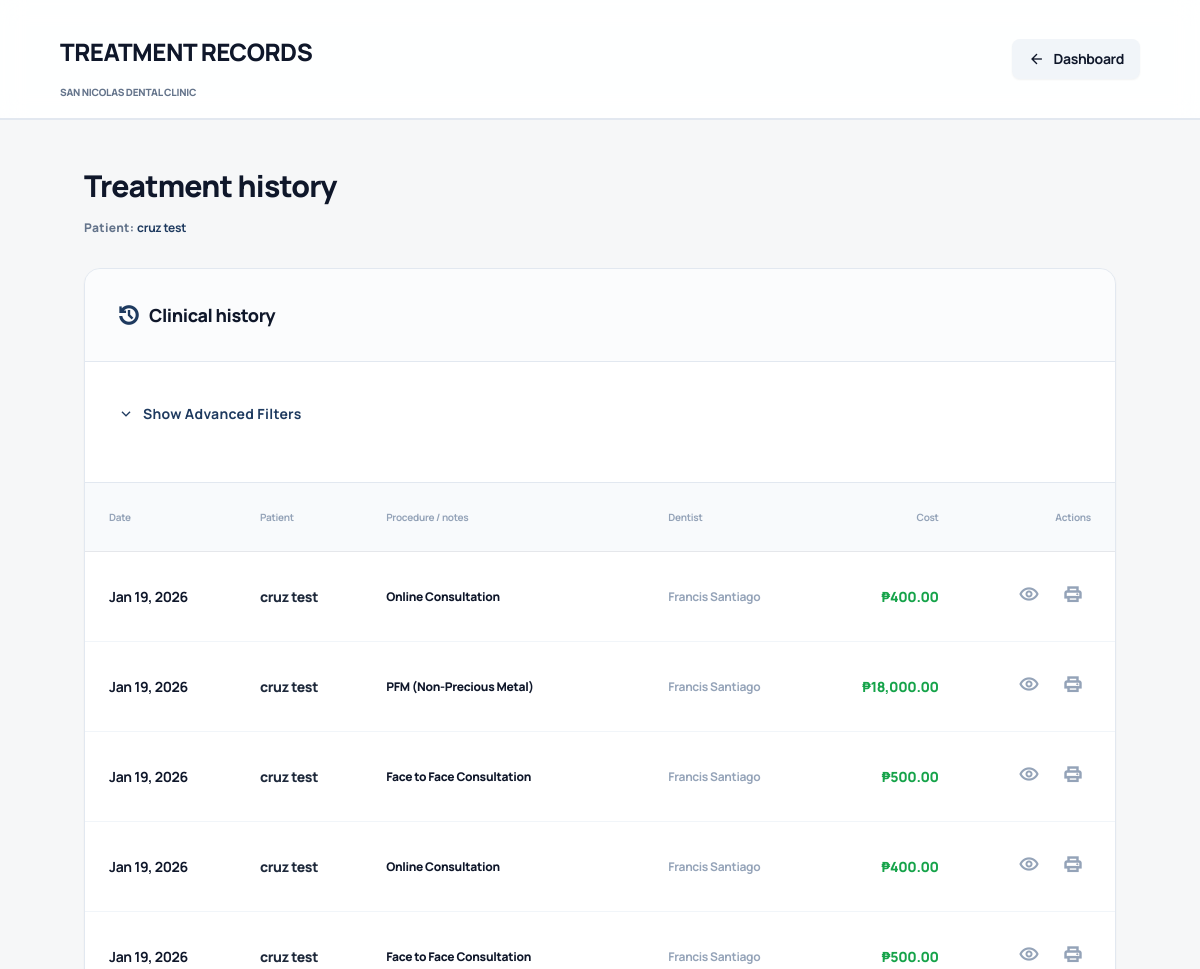
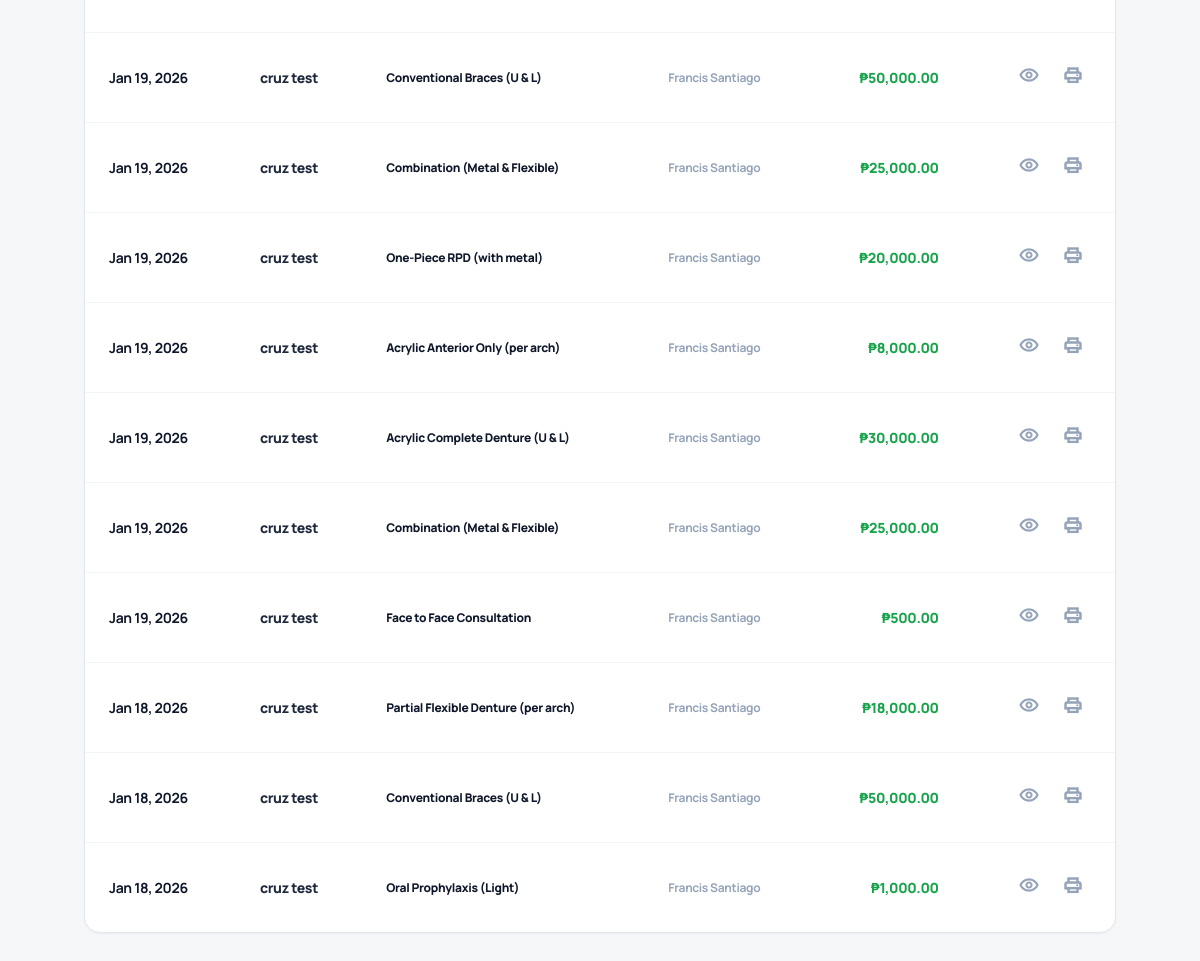
/treatment-records.php (signed in), run on the app's committed database (2 pictures, top to bottom).
### tables this page shows
CREATE TABLE `users` (
  `id` int(11) NOT NULL,
  `first_name` varchar(100) DEFAULT NULL,
  `last_name` varchar(100) DEFAULT NULL,
  `username` varchar(50) DEFAULT NULL,
  `password` varchar(255) DEFAULT NULL,
  `email` varchar(100) DEFAULT NULL,
  `email_verified` tinyint(1) DEFAULT 0,
  `verification_token` varchar(255) NULL,
  `token_expiry` datetime NULL,
  `role` enum('patient','dentist','assistant') DEFAULT 'patient',
  `is_archived` tinyint(1) DEFAULT 0,
  `created_at` timestamp NOT NULL DEFAULT current_timestamp()
);

CREATE TABLE `treatment_records` (
  `id` int(11) NOT NULL,
  `appointment_id` int(11) DEFAULT NULL,
  `patient_id` int(11) NOT NULL,
  `procedure_id` int(11) NOT NULL,
  `dentist_id` int(11) NOT NULL,
  `treatment_date` date NOT NULL,
  `notes` text DEFAULT NULL,
  `actual_cost` decimal(10,2) DEFAULT 0.00
);

CREATE TABLE `procedures` (
  `id` int(11) NOT NULL,
  `category` varchar(100) DEFAULT NULL,
  `procedure_name` varchar(255) NOT NULL,
  `standard_cost` decimal(10,2) NOT NULL
);

### treatment-records.php (the view, shortened to what this page needs)
<?php
require_once __DIR__ . '/backend/config.php';
$role = $_SESSION['role'] ?? 'patient';
if ($role === 'dentist' || $role === 'assistant') {
    $targetPatientID = $_GET['id'] ?? 0;
} else {
    $targetPatientID = $_SESSION['user_id'] ?? 0;
}
$targetPatientName = "All Patients";
if ($targetPatientID > 0) {
    $pNameQuery = mysqli_query($conn, "SELECT first_name, last_name FROM users WHERE id = '$targetPatientID'");
    $pNameData = mysqli_fetch_assoc($pNameQuery);
    $targetPatientName = $pNameData ? $pNameData['first_name'] . ' ' . $pNameData['last_name'] : "Unknown Patient";
}
$historySql = "SELECT t.*, u_pat.first_name, u_pat.last_name, pr.procedure_name,
               CONCAT(u_dent.first_name, ' ', u_dent.last_name) as dentist_display_name,
               t.actual_cost as cost,
               IFNULL(a.patient_name, CONCAT(u_pat.first_name, ' ', u_pat.last_name)) as display_patient_name
               FROM treatment_records t
               LEFT JOIN users u_pat ON t.patient_id = u_pat.id
               LEFT JOIN users u_dent ON t.dentist_id = u_dent.id
               LEFT JOIN procedures pr ON t.procedure_id = pr.id
               LEFT JOIN appointments a ON t.appointment_id = a.id
               WHERE 1=1";
if ($targetPatientID > 0) $historySql .= " AND t.patient_id = '$targetPatientID'";
$historySql .= " ORDER BY t.treatment_date DESC, t.id DESC";
$historyResult = mysqli_query($conn, $historySql);
?>
<!DOCTYPE html>
<html class="light" lang="en">
<head>
    <script src="https://cdn.tailwindcss.com?plugins=forms"></script>
    <link rel="stylesheet" href="css/responsive-enhancements.css">
</head>
<body class="font-display bg-background-light dark:bg-background-dark text-slate-900 dark:text-white antialiased text-sm transition-colors duration-200">
<main class="min-h-screen flex flex-col">
    <header class="sticky top-0 z-30 bg-white/90 dark:bg-slate-900/90 backdrop-blur-md border-b-2 border-slate-200 dark:border-slate-800 px-6 py-4">
        <div class="max-w-6xl mx-auto flex justify-between items-center text-slate-900 dark:text-white font-black uppercase tracking-tight">
            <div>
                <h1 class="text-2xl font-black">Treatment Records</h1>
                <p class="text-slate-500 text-[10px] font-black tracking-tight">San Nicolas Dental Clinic</p>
            </div>
            <div class="flex items-center gap-4">
                <button onclick="openBackModal()" class="flex items-center gap-2 px-4 py-2 rounded-lg bg-slate-100 dark:bg-slate-800 hover:bg-slate-200 dark:hover:bg-slate-700 transition-colors text-sm font-bold shadow-sm font-black">
                    <span class="material-symbols-outlined text-[18px]">arrow_back</span> Dashboard
                </button>
            </div>
        </div>
    </header>
    <div class="p-6 max-w-6xl mx-auto w-full flex-1 animate-fade-in">
        <header class="flex flex-col md:flex-row justify-between items-start md:items-center gap-4 mb-8 font-black">
            <div>
                <h2 class="text-slate-900 dark:text-white text-3xl font-black tracking-tight">Treatment history</h2>
                <?php if($targetPatientID > 0): ?>
                    <p class="text-slate-500 text-xs mt-1">Patient: <span class="text-primary font-bold tracking-tight"><?php echo htmlspecialchars($targetPatientName); ?></span></p>
                <?php else: ?>
                    <p class="text-slate-500 text-xs mt-1 tracking-tight">Viewing all clinical records</p>
                <?php endif; ?>
            </div>
        </header>
        <div class="bg-white dark:bg-slate-800 rounded-2xl shadow-sm border border-slate-200 dark:border-slate-800 overflow-hidden mb-10 text-slate-900 dark:text-white shadow-md">
            <div class="px-8 py-5 border-b border-slate-200 dark:border-slate-800 bg-slate-50/50 flex flex-col sm:flex-row justify-between items-center gap-4 font-black">
                <h3 class="text-lg font-black flex items-center gap-2 tracking-tight"><span class="material-symbols-outlined text-primary font-black">history</span> Clinical history</h3>
            </div>
            <div class="px-8 py-6 border-b border-slate-200 dark:border-slate-800 bg-white dark:bg-slate-800">
                <button type="button" onclick="toggleAdvancedSearch()" class="flex items-center gap-2 mb-4 text-sm font-bold text-primary hover:text-blue-600 transition-colors">
                    <span class="material-symbols-outlined text-[18px]" id="filterToggleIcon">expand_more</span>
                    <span id="filterToggleText">Show Advanced Filters</span>
                </button>
            </div>
            <div class="overflow-x-auto">
                <table class="w-full text-left border-collapse">
                    <thead>
                        <tr class="bg-slate-50 dark:bg-slate-900/50 text-[10px] font-black tracking-tight text-slate-400 border-b dark:border-slate-700">
                            <th class="p-6">Date</th>
                            <th class="p-6">Patient</th>
                            <th class="p-6">Procedure / notes</th>
                            <th class="p-6">Dentist</th>
                            <th class="p-6 text-right">Cost</th>
                            <th class="p-6 text-right">Actions</th>
                        </tr>
                    </thead>
                    <tbody class="divide-y divide-slate-100 dark:divide-slate-800 font-bold">
                        <?php if(mysqli_num_rows($historyResult) > 0): ?>
                            <?php while($row = mysqli_fetch_assoc($historyResult)): ?>
                            <tr class="hover:bg-slate-50/50 transition-colors">
                                <td class="p-6 text-sm whitespace-nowrap text-slate-900 dark:text-white tracking-tight"><?php echo date('M d, Y', strtotime($row['treatment_date'])); ?></td>
                                <td class="p-6 text-sm text-slate-800 dark:text-white font-black tracking-tight"><?php echo htmlspecialchars($row['display_patient_name'] ?? (($row['first_name'] ?? '') . ' ' . ($row['last_name'] ?? ''))); ?></td>
                                <td class="p-6">
                                    <div class="flex flex-col gap-1">
                                        <span class="font-black text-slate-900 dark:text-white text-xs tracking-tight"><?php echo htmlspecialchars($row['procedure_name'] ?? 'General Procedure'); ?></span>
                                    </div>
                                </td>
                                <td class="p-6 text-xs text-slate-400 tracking-tight"><?php echo htmlspecialchars($row['dentist_display_name'] ?? 'Staff'); ?></td>
                                <td class="p-6 text-right font-black text-green-600 tracking-tight">₱<?php echo number_format($row['cost'] ?? 0, 2); ?></td>
                                <td class="p-6 text-right">
                                    <div class="flex justify-end gap-2">
                                        <button type="button" onclick="openViewModal('<?php echo htmlspecialchars(json_encode($row)); ?>')" class="p-2 text-slate-400 hover:text-primary transition-colors"><span class="material-symbols-outlined text-[20px] font-black">visibility</span></button>
                                        <button type="button" onclick="printRecord('<?php echo htmlspecialchars(json_encode($row)); ?>')" class="p-2 text-slate-400 hover:text-blue-600 transition-colors"><span class="material-symbols-outlined text-[20px] font-black">print</span></button>
                                    </div>
                                </td>
                            </tr>
                            <?php endwhile; ?>
                        <?php else: ?>
                            <tr><td colspan="6" class="p-12 text-center font-bold text-slate-400 italic text-[10px] tracking-tight">No medical history found.</td></tr>
                        <?php endif; ?>
                    </tbody>
                </table>
            </div>
        </div>
    </div>
</main>
</body>
</html>

### css/responsive-enhancements.css (style rules this page uses)
html { font-size: clamp(14px, 2.5vw, 16px); }
body { font-size: clamp(0.875rem, 1vw, 1rem); line-height: 1.6; letter-spacing: 0.3px; }
h1, .text-4xl, .text-5xl, .text-6xl { font-size: clamp(1.75rem, 6vw, 3rem); font-weight: 800; line-height: 1.2; letter-spacing: -0.02em; margin: clamp(1rem, 4vw, 2rem) auto clamp(0.75rem, 3vw, 1.5rem); }
h2, .text-3xl, .text-4xl { font-size: clamp(1.5rem, 5vw, 2.25rem); font-weight: 700; line-height: 1.25; letter-spacing: -0.01em; margin: clamp(0.875rem, 3vw, 1.5rem) auto clamp(0.5rem, 2vw, 1rem); }
h3, .text-2xl { font-size: clamp(1.25rem, 4vw, 1.875rem); font-weight: 600; line-height: 1.35; margin: clamp(0.75rem, 2vw, 1.25rem) auto clamp(0.5rem, 1.5vw, 0.875rem); }
h5, .text-lg { font-size: clamp(1rem, 2.5vw, 1.125rem); font-weight: 500; }
.text-sm { font-size: clamp(0.75rem, 1.5vw, 0.875rem); }
.text-xs { font-size: clamp(0.65rem, 1vw, 0.75rem); }
@media (min-width: 1024px) { .p-8, .px-8, .py-8 { padding: 2rem !important; } }
.max-w-6xl { max-width: clamp(64rem, 90vw, 72rem) !important; }
button, input[type="button"], input[type="submit"], .btn { min-height: 44px; padding: clamp(0.5rem, 1vw, 0.75rem) clamp(1rem, 3vw, 1.5rem); font-size: clamp(0.875rem, 1.5vw, 1rem); border-radius: clamp(0.375rem, 1vw, 0.5rem); transition: all 0.2s ease; border: none; outline: none; }
@media (min-width: 1024px) { button, input[type="button"], input[type="submit"], .btn { min-height: 40px; } }
body, html { width: 100%; overflow-x: hidden; }
*, *::before, *::after { max-width: 100%; box-sizing: border-box; }
.fixed, .sticky, .absolute { z-index: auto; }
main { width: 100%; }
.animate-fade-in { animation: fadeIn 0.3s ease-in-out; }

### treatment-records.php (style rules this page uses)
* { scroll-behavior: smooth; }
html { scroll-behavior: smooth; }
.animate-fade-in { animation: fadeIn 0.6s cubic-bezier(0.34, 1.56, 0.64, 1) forwards; }
body { transition: background-color 0.3s ease, color 0.3s ease; }
a, button { transition: all 0.3s cubic-bezier(0.4, 0, 0.2, 1); }
header { animation: slideInDown 0.6s cubic-bezier(0.34, 1.56, 0.64, 1); }
.rounded-3xl, .rounded-2xl, .rounded-lg { transition: all 0.3s cubic-bezier(0.4, 0, 0.2, 1); }
.shadow-2xl, .shadow-sm, .shadow-md { transition: box-shadow 0.3s cubic-bezier(0.4, 0, 0.2, 1); }
.bg-white, .dark\:bg-slate-800, .dark\:bg-slate-900 { transition: background-color 0.3s ease, border-color 0.3s ease, box-shadow 0.3s ease; }
[class*="hover:"] { transition: all 0.3s cubic-bezier(0.4, 0, 0.2, 1); }
table tbody tr { transition: all 0.2s ease; }
.border { transition: border-color 0.3s ease; }

### data on the page
users: targetPatientName "cruz test"
treatment_records: treatment_date "Jan 19, 2026", display_patient_name "cruz test", procedure.procedure_name "Online Consultation", dentist_display_name "Francis Santiago", actual_cost "400.00"
treatment_records: treatment_date "Jan 19, 2026", display_patient_name "cruz test", procedure.procedure_name "PFM (Non-Precious Metal)", dentist_display_name "Francis Santiago", actual_cost "18,000.00"
treatment_records: treatment_date "Jan 19, 2026", display_patient_name "cruz test", procedure.procedure_name "Face to Face Consultation", dentist_display_name "Francis Santiago", actual_cost "500.00"
treatment_records: treatment_date "Jan 19, 2026", display_patient_name "cruz test", procedure.procedure_name "Online Consultation", dentist_display_name "Francis Santiago", actual_cost "400.00"
treatment_records: treatment_date "Jan 19, 2026", display_patient_name "cruz test", procedure.procedure_name "Face to Face Consultation", dentist_display_name "Francis Santiago", actual_cost "500.00"
treatment_records: treatment_date "Jan 19, 2026", display_patient_name "cruz test", procedure.procedure_name "Conventional Braces (U & L)", dentist_display_name "Francis Santiago", actual_cost "50,000.00"
treatment_records: treatment_date "Jan 19, 2026", display_patient_name "cruz test", procedure.procedure_name "Combination (Metal & Flexible)", dentist_display_name "Francis Santiago", actual_cost "25,000.00"
treatment_records: treatment_date "Jan 19, 2026", display_patient_name "cruz test", procedure.procedure_name "One-Piece RPD (with metal)", dentist_display_name "Francis Santiago", actual_cost "20,000.00"
treatment_records: treatment_date "Jan 19, 2026", display_patient_name "cruz test", procedure.procedure_name "Acrylic Anterior Only (per arch)", dentist_display_name "Francis Santiago", actual_cost "8,000.00"
treatment_records: treatment_date "Jan 19, 2026", display_patient_name "cruz test", procedure.procedure_name "Acrylic Complete Denture (U & L)", dentist_display_name "Francis Santiago", actual_cost "30,000.00"
treatment_records: treatment_date "Jan 19, 2026", display_patient_name "cruz test", procedure.procedure_name "Combination (Metal & Flexible)", dentist_display_name "Francis Santiago", actual_cost "25,000.00"
treatment_records: treatment_date "Jan 19, 2026", display_patient_name "cruz test", procedure.procedure_name "Face to Face Consultation", dentist_display_name "Francis Santiago", actual_cost "500.00"
treatment_records: treatment_date "Jan 18, 2026", display_patient_name "cruz test", procedure.procedure_name "Partial Flexible Denture (per arch)", dentist_display_name "Francis Santiago", actual_cost "18,000.00"
treatment_records: treatment_date "Jan 18, 2026", display_patient_name "cruz test", procedure.procedure_name "Conventional Braces (U & L)", dentist_display_name "Francis Santiago", actual_cost "50,000.00"
treatment_records: treatment_date "Jan 18, 2026", display_patient_name "cruz test", procedure.procedure_name "Oral Prophylaxis (Light)", dentist_display_name "Francis Santiago", actual_cost "1,000.00"
